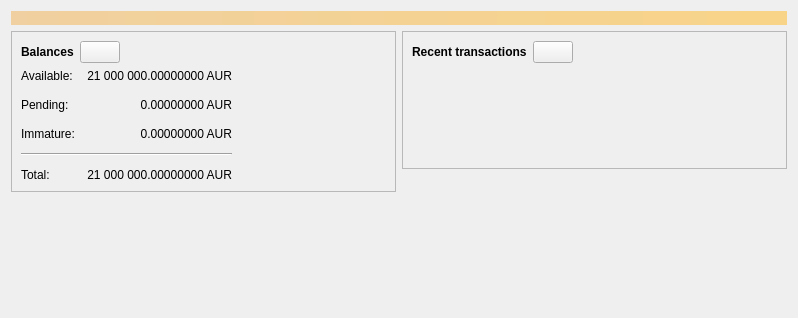
<?xml version="1.0" encoding="UTF-8"?>
<ui version="4.0">
 <class>OverviewPage</class>
 <widget class="QWidget" name="OverviewPage">
  <property name="geometry">
   <rect>
    <x>0</x>
    <y>0</y>
    <width>798</width>
    <height>318</height>
   </rect>
  </property>
  <property name="windowTitle">
   <string>Form</string>
  </property>
  <layout class="QVBoxLayout" name="topLayout">
   <item>
    <widget class="QLabel" name="labelAlerts">
     <property name="visible">
      <bool>false</bool>
     </property>
     <property name="styleSheet">
      <string notr="true">QLabel { background-color: qlineargradient(x1: 0, y1: 0, x2: 1, y2: 0, stop:0 #F0D0A0, stop:1 #F8D488); color:#000000; }</string>
     </property>
     <property name="wordWrap">
      <bool>true</bool>
     </property>
     <property name="margin">
      <number>3</number>
     </property>
     <property name="textInteractionFlags">
      <set>Qt::TextSelectableByMouse</set>
     </property>
    </widget>
   </item>
   <item>
    <layout class="QHBoxLayout" name="horizontalLayout" stretch="1,1">
     <item>
      <layout class="QVBoxLayout" name="verticalLayout_2">
       <item>
        <widget class="QFrame" name="frame">
         <property name="frameShape">
          <enum>QFrame::StyledPanel</enum>
         </property>
         <property name="frameShadow">
          <enum>QFrame::Raised</enum>
         </property>
         <layout class="QVBoxLayout" name="verticalLayout_4">
          <item>
           <layout class="QHBoxLayout" name="horizontalLayout_4">
            <item>
             <widget class="QLabel" name="label_5">
              <property name="font">
               <font>
                <weight>75</weight>
                <bold>true</bold>
               </font>
              </property>
              <property name="text">
               <string>Balances</string>
              </property>
             </widget>
            </item>
            <item>
             <widget class="QPushButton" name="labelWalletStatus">
              <property name="enabled">
               <bool>true</bool>
              </property>
              <property name="maximumSize">
               <size>
                <width>45</width>
                <height>16777215</height>
               </size>
              </property>
              <property name="toolTip">
               <string>The displayed information may be out of date. Your wallet automatically synchronizes with the Aureus network after a connection is established, but this process has not completed yet.</string>
              </property>
              <property name="text">
               <string/>
              </property>
              <property name="icon">
               <iconset resource="../aureus.qrc">
                <normaloff>:/icons/warning</normaloff>
                <disabledoff>:/icons/warning</disabledoff>:/icons/warning</iconset>
              </property>
              <property name="iconSize">
               <size>
                <width>24</width>
                <height>24</height>
               </size>
              </property>
             </widget>
            </item>
            <item>
             <spacer name="horizontalSpacer_3">
              <property name="orientation">
               <enum>Qt::Horizontal</enum>
              </property>
              <property name="sizeHint" stdset="0">
               <size>
                <width>40</width>
                <height>20</height>
               </size>
              </property>
             </spacer>
            </item>
           </layout>
          </item>
          <item>
           <layout class="QGridLayout" name="gridLayout">
            <property name="spacing">
             <number>12</number>
            </property>
            <item row="1" column="1">
             <widget class="QLabel" name="labelUnconfirmed">
              <property name="cursor">
               <cursorShape>IBeamCursor</cursorShape>
              </property>
              <property name="toolTip">
               <string>Total of transactions that have yet to be confirmed, and do not yet count toward the spendable balance</string>
              </property>
              <property name="text">
               <string notr="true">0.00000000 AUR</string>
              </property>
              <property name="alignment">
               <set>Qt::AlignRight|Qt::AlignTrailing|Qt::AlignVCenter</set>
              </property>
              <property name="textInteractionFlags">
               <set>Qt::LinksAccessibleByMouse|Qt::TextSelectableByKeyboard|Qt::TextSelectableByMouse</set>
              </property>
             </widget>
            </item>
            <item row="3" column="0" colspan="2">
             <widget class="Line" name="line">
              <property name="orientation">
               <enum>Qt::Horizontal</enum>
              </property>
             </widget>
            </item>
            <item row="4" column="0">
             <widget class="QLabel" name="labelTotalText">
              <property name="text">
               <string>Total:</string>
              </property>
             </widget>
            </item>
            <item row="2" column="1">
             <widget class="QLabel" name="labelImmature">
              <property name="cursor">
               <cursorShape>IBeamCursor</cursorShape>
              </property>
              <property name="toolTip">
               <string>Mined balance that has not yet matured</string>
              </property>
              <property name="text">
               <string notr="true">0.00000000 AUR</string>
              </property>
              <property name="alignment">
               <set>Qt::AlignRight|Qt::AlignTrailing|Qt::AlignVCenter</set>
              </property>
              <property name="textInteractionFlags">
               <set>Qt::LinksAccessibleByMouse|Qt::TextSelectableByKeyboard|Qt::TextSelectableByMouse</set>
              </property>
             </widget>
            </item>
            <item row="1" column="2">
             <spacer name="horizontalSpacer_2">
              <property name="orientation">
               <enum>Qt::Horizontal</enum>
              </property>
              <property name="sizeHint" stdset="0">
               <size>
                <width>40</width>
                <height>20</height>
               </size>
              </property>
             </spacer>
            </item>
            <item row="2" column="0">
             <widget class="QLabel" name="labelImmatureText">
              <property name="text">
               <string>Immature:</string>
              </property>
             </widget>
            </item>
            <item row="4" column="1">
             <widget class="QLabel" name="labelTotal">
              <property name="cursor">
               <cursorShape>IBeamCursor</cursorShape>
              </property>
              <property name="toolTip">
               <string>Your current total balance</string>
              </property>
              <property name="text">
               <string notr="true">21 000 000.00000000 AUR</string>
              </property>
              <property name="alignment">
               <set>Qt::AlignRight|Qt::AlignTrailing|Qt::AlignVCenter</set>
              </property>
              <property name="textInteractionFlags">
               <set>Qt::LinksAccessibleByMouse|Qt::TextSelectableByKeyboard|Qt::TextSelectableByMouse</set>
              </property>
             </widget>
            </item>
            <item row="0" column="0">
             <widget class="QLabel" name="labelBalanceText">
              <property name="text">
               <string>Available:</string>
              </property>
             </widget>
            </item>
            <item row="0" column="1">
             <widget class="QLabel" name="labelBalance">
              <property name="cursor">
               <cursorShape>IBeamCursor</cursorShape>
              </property>
              <property name="toolTip">
               <string>Your current spendable balance</string>
              </property>
              <property name="text">
               <string notr="true">21 000 000.00000000 AUR</string>
              </property>
              <property name="alignment">
               <set>Qt::AlignRight|Qt::AlignTrailing|Qt::AlignVCenter</set>
              </property>
              <property name="textInteractionFlags">
               <set>Qt::LinksAccessibleByMouse|Qt::TextSelectableByKeyboard|Qt::TextSelectableByMouse</set>
              </property>
             </widget>
            </item>
            <item row="1" column="0">
             <widget class="QLabel" name="labelPendingText">
              <property name="text">
               <string>Pending:</string>
              </property>
             </widget>
            </item>
           </layout>
          </item>
         </layout>
        </widget>
       </item>
       <item>
        <spacer name="verticalSpacer">
         <property name="orientation">
          <enum>Qt::Vertical</enum>
         </property>
         <property name="sizeHint" stdset="0">
          <size>
           <width>20</width>
           <height>40</height>
          </size>
         </property>
        </spacer>
       </item>
      </layout>
     </item>
     <item>
      <layout class="QVBoxLayout" name="verticalLayout_3">
       <item>
        <widget class="QFrame" name="frame_2">
         <property name="frameShape">
          <enum>QFrame::StyledPanel</enum>
         </property>
         <property name="frameShadow">
          <enum>QFrame::Raised</enum>
         </property>
         <layout class="QVBoxLayout" name="verticalLayout">
          <item>
           <layout class="QHBoxLayout" name="horizontalLayout_2">
            <item>
             <widget class="QLabel" name="label_4">
              <property name="font">
               <font>
                <weight>75</weight>
                <bold>true</bold>
               </font>
              </property>
              <property name="text">
               <string>Recent transactions</string>
              </property>
             </widget>
            </item>
            <item>
             <widget class="QPushButton" name="labelTransactionsStatus">
              <property name="enabled">
               <bool>true</bool>
              </property>
              <property name="maximumSize">
               <size>
                <width>45</width>
                <height>16777215</height>
               </size>
              </property>
              <property name="toolTip">
               <string>The displayed information may be out of date. Your wallet automatically synchronizes with the Aureus network after a connection is established, but this process has not completed yet.</string>
              </property>
              <property name="text">
               <string/>
              </property>
              <property name="icon">
               <iconset resource="../aureus.qrc">
                <normaloff>:/icons/warning</normaloff>
                <disabledoff>:/icons/warning</disabledoff>:/icons/warning</iconset>
              </property>
              <property name="iconSize">
               <size>
                <width>24</width>
                <height>24</height>
               </size>
              </property>
             </widget>
            </item>
            <item>
             <spacer name="horizontalSpacer">
              <property name="orientation">
               <enum>Qt::Horizontal</enum>
              </property>
              <property name="sizeHint" stdset="0">
               <size>
                <width>40</width>
                <height>20</height>
               </size>
              </property>
             </spacer>
            </item>
           </layout>
          </item>
          <item>
           <widget class="TransactionOverviewWidget" name="listTransactions">
            <property name="styleSheet">
             <string notr="true">QListView { background: transparent; }</string>
            </property>
            <property name="frameShape">
             <enum>QFrame::NoFrame</enum>
            </property>
            <property name="verticalScrollBarPolicy">
             <enum>Qt::ScrollBarAlwaysOff</enum>
            </property>
            <property name="horizontalScrollBarPolicy">
             <enum>Qt::ScrollBarAlwaysOff</enum>
            </property>
            <property name="sizeAdjustPolicy">
             <enum>QAbstractScrollArea::AdjustToContents</enum>
            </property>
            <property name="selectionMode">
             <enum>QAbstractItemView::NoSelection</enum>
            </property>
            <property name="uniformItemSizes">
             <bool>true</bool>
            </property>
           </widget>
          </item>
         </layout>
        </widget>
       </item>
       <item>
        <spacer name="verticalSpacer_2">
         <property name="orientation">
          <enum>Qt::Vertical</enum>
         </property>
         <property name="sizeHint" stdset="0">
          <size>
           <width>20</width>
           <height>40</height>
          </size>
         </property>
        </spacer>
       </item>
      </layout>
     </item>
    </layout>
   </item>
  </layout>
 </widget>
 <customwidgets>
  <customwidget>
   <class>TransactionOverviewWidget</class>
   <extends>QListView</extends>
   <header>qt/transactionoverviewwidget.h</header>
  </customwidget>
 </customwidgets>
 <resources/>
 <connections/>
</ui>
